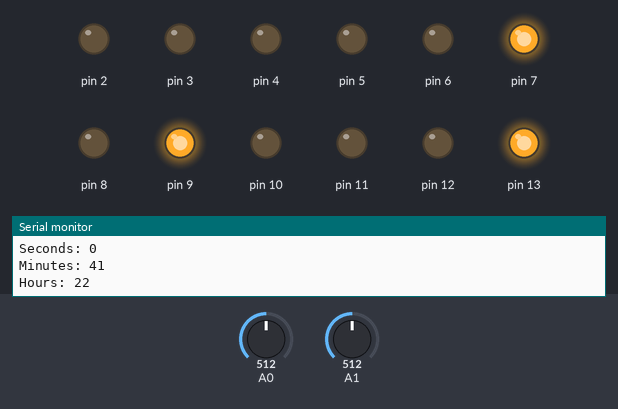
Simulated run of this sketch. Board: Arduino Uno, built with avr-gcc and run on an emulated ATmega328P. Shown: output pins drawn as LEDs (lit = HIGH), the last lines printed to the serial monitor. Dashed ring = blinking. The test bench sets the inputs (shaded band); at power-on: A1 = 512, A0 = 512. Pins used as bus, display or sensor lines are not drawn.

Above: at 1.8 s.
1.9 s: A1 set to 992
3.4 s: A1 set to 1014
At 4.5 s:
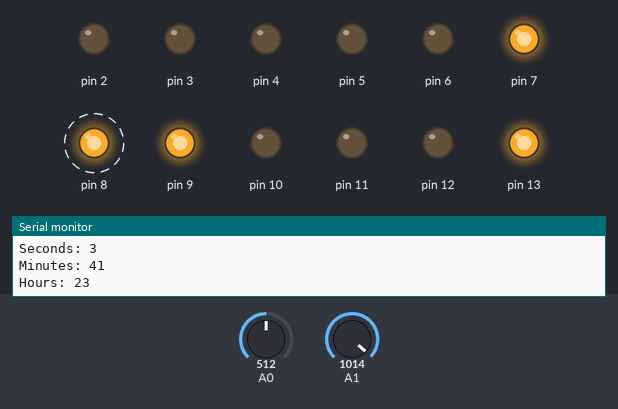
7.5 s: A0 set to 993
11.6 s: A0 set to 1015
At 15.5 s:
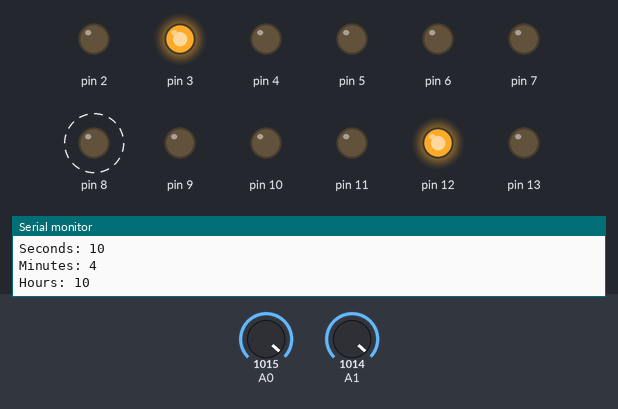
15.7 s: A1 set to 990
At 18.5 s:
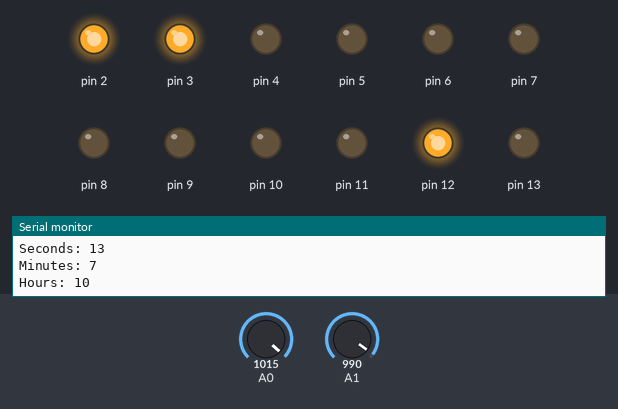
19.8 s: A1 set to 1010
At 20.8 s:
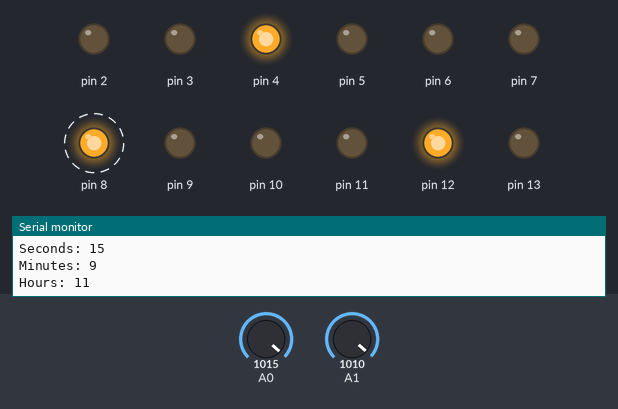
Timing chart, 0 to 27.5 s (numbered marks = the images above; inputs shaded):
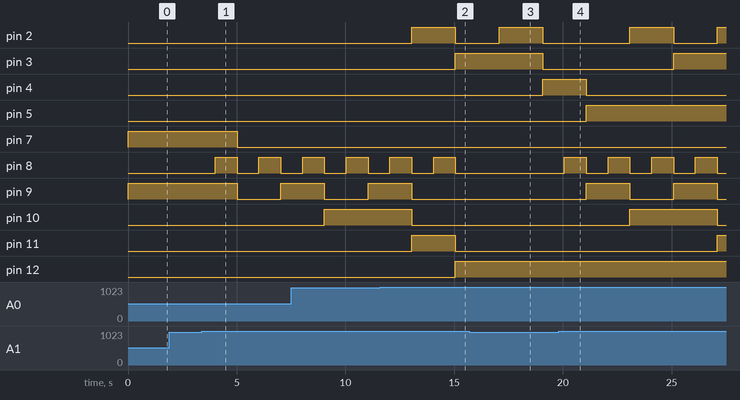

Measured:
- the behaviour switches between 1003 and 1004 on A1 (found by bisection; images 0 and 1)
- the behaviour switches between 1003 and 1004 on A0 (found by bisection; images 1 and 2)
- after the input at 3.4 s, pin 7, pin 13: HIGH → LOW after 1.6 s; pin 8: alternates HIGH for 1.0 s and LOW for 1.0 s, starting after 0.62 s; pin 9: HIGH → LOW after 1.6 s, → HIGH 2.0 s later
- after the input at 11.6 s, pin 2: LOW → HIGH after 1.4 s, → LOW 2.0 s later; pin 3: LOW → HIGH after 3.5 s
- after the input at 15.7 s, pin 8: stops changing and stays LOW; pin 9: stays LOW (without the input it goes to HIGH after 1.4 s); pin 10: stays LOW (without the input it goes to HIGH after 3.4 s)
- after the input at 19.8 s, pin 8: alternates HIGH for 1.0 s and LOW for 1.0 s, starting after 0.27 s; pin 9: alternates HIGH for 2.0 s and LOW for 2.0 s, starting after 1.3 s; pin 10: LOW → HIGH after 3.3 s, → LOW 4.0 s later; pin 11: LOW → HIGH after 7.3 s

The sketch:

binaryclock.ino
```cpp
int led_total = 13;

unsigned short seconds = 59;
unsigned short minutes = 40;
unsigned short hours = 22;

long last_tick = 0;

void setup(){
  Serial.begin(9600);

  for( int i = 1; i <= led_total; i++ ){
    pinMode( i, OUTPUT );
  }

}

void loop(){

if( millis()-last_tick >= 1000 ){
    last_tick = millis();
    seconds++;
  }

  int val0 = analogRead(A0) / 4;
  int val1 = analogRead(A1) /   4;


  if(val0 > 250) { minutes++; }
  if(val1 > 250) { hours++; }


  if( seconds >= 60 ){
    minutes++;
    seconds = 0;
  }

  if( minutes >= 60 ){
    hours++;
    minutes = 0;
  }

  if( hours >= 24 ){
    hours = 0;
    minutes = 0;
    seconds = 0;
  }


  long temp_hours = hours%10;
  for( short i = 3; i >= 0; i-- ){
    if( temp_hours >= pow( 2, i )){
      temp_hours -= pow( 2, i );
      digitalWrite( 8+i, HIGH );

    }else{
      digitalWrite( 8+i, LOW );
    }
  }

  temp_hours = hours/10;
  for( short i = 1; i >= 0; i-- ){
    if( temp_hours >= pow( 2, i )){
      temp_hours -= pow( 2, i );
      digitalWrite( 8+4+i, HIGH );

    }else{
      digitalWrite( 8+4+i, LOW );
    }
  }

  long temp_minutes = minutes%10;
  for( short i = 3; i >= 0; i-- ){
    if( temp_minutes >= pow( 2, i )){
      temp_minutes -= pow( 2, i );

      digitalWrite( 1+i, HIGH );

    }else{
      digitalWrite( 1+i, LOW );
    }
  }

  temp_minutes = minutes/10;
  for( short i = 2; i >= 0; i-- ){
    if( temp_minutes >= pow( 2, i )){
      temp_minutes -= pow( 2, i );

      digitalWrite( 5+i, HIGH );

    }else{
      digitalWrite( 5+i, LOW );
    }

  }


	Serial.print("Seconds: ");
	Serial.println(seconds);
	Serial.print("Minutes: ");
	Serial.println(minutes);
	Serial.print("Hours: ");
	Serial.println(hours);

delay( 1000 );
}
```
